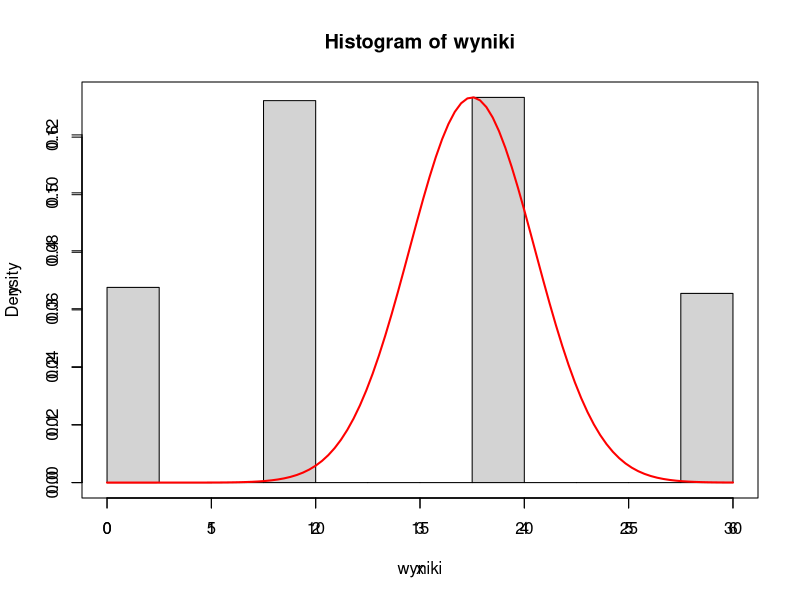
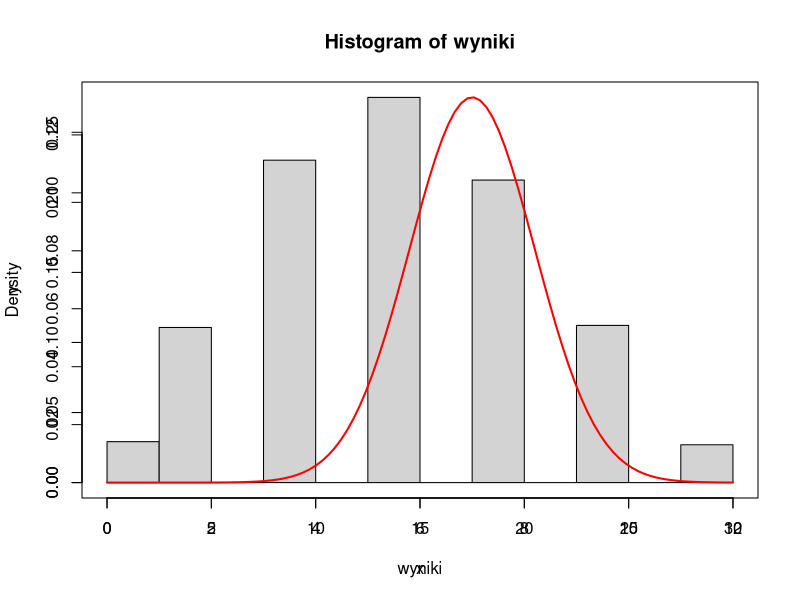
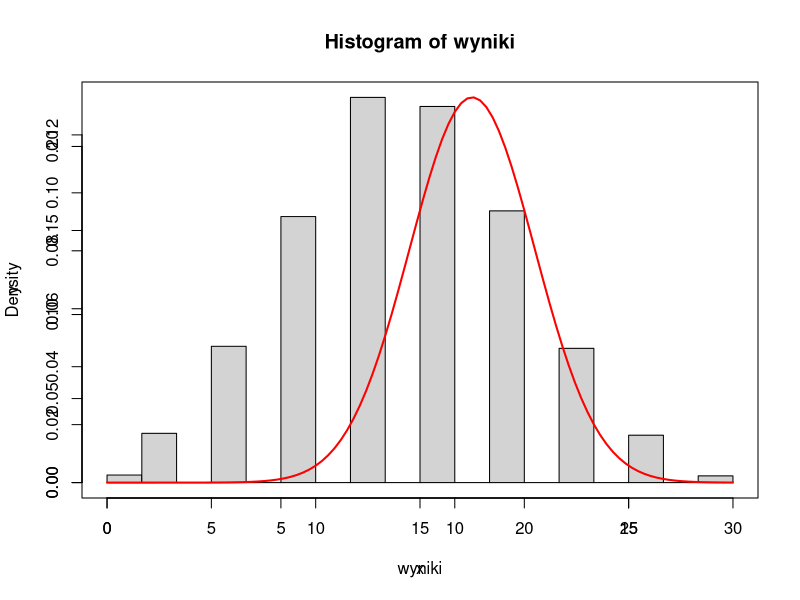
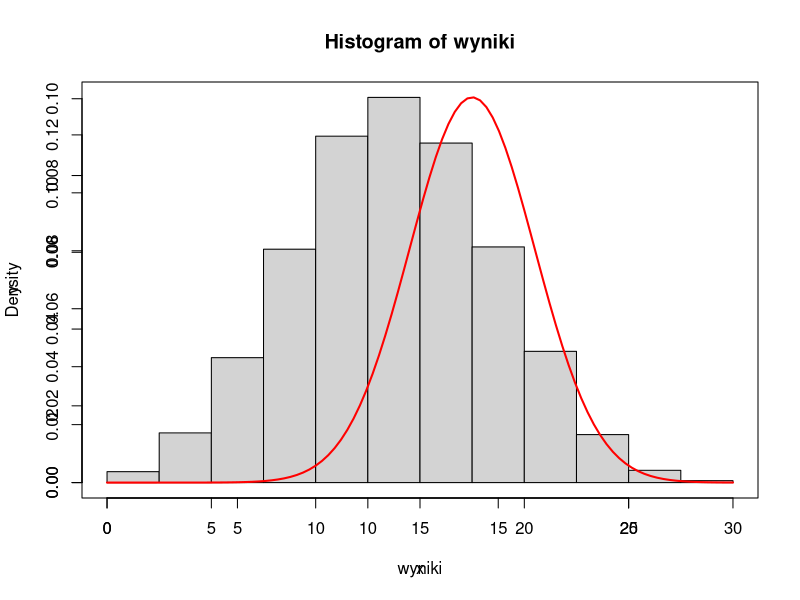
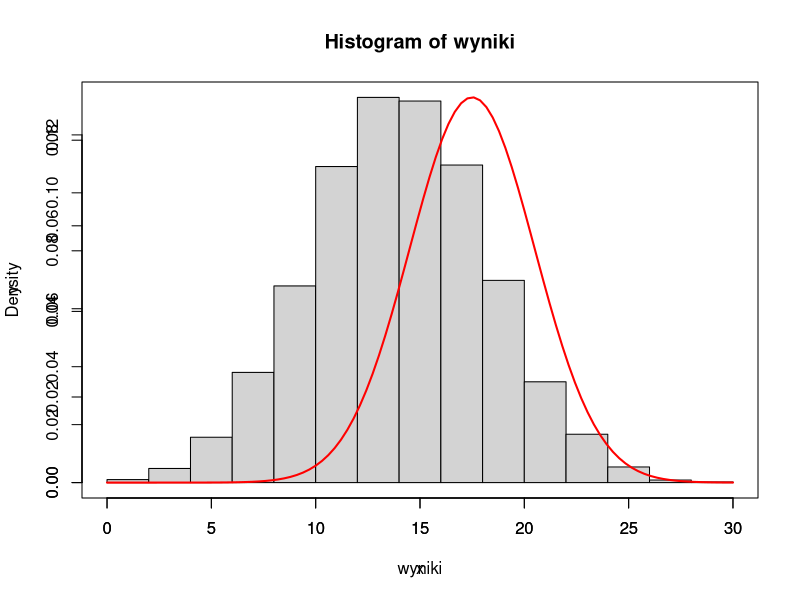
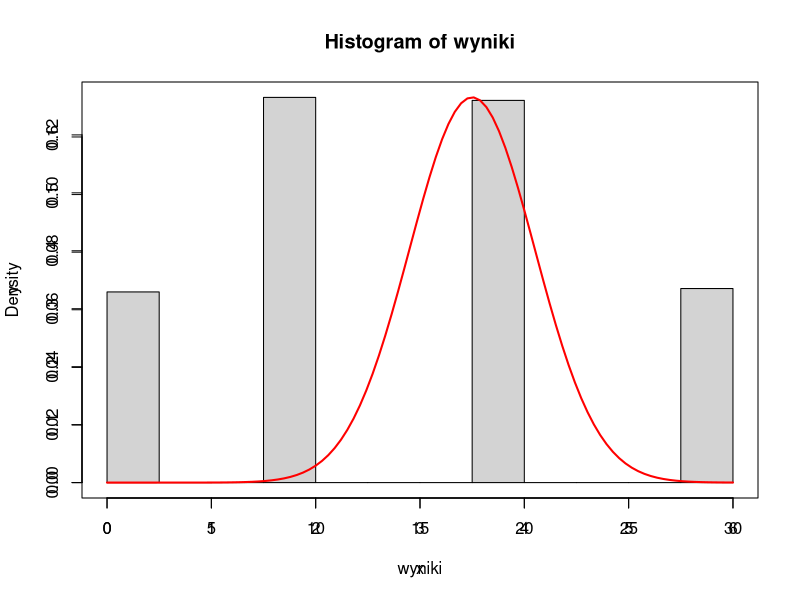
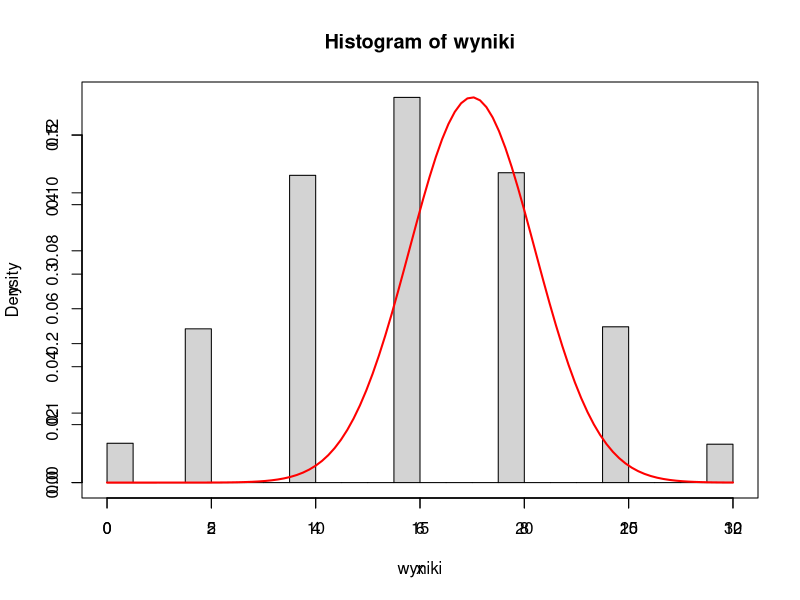
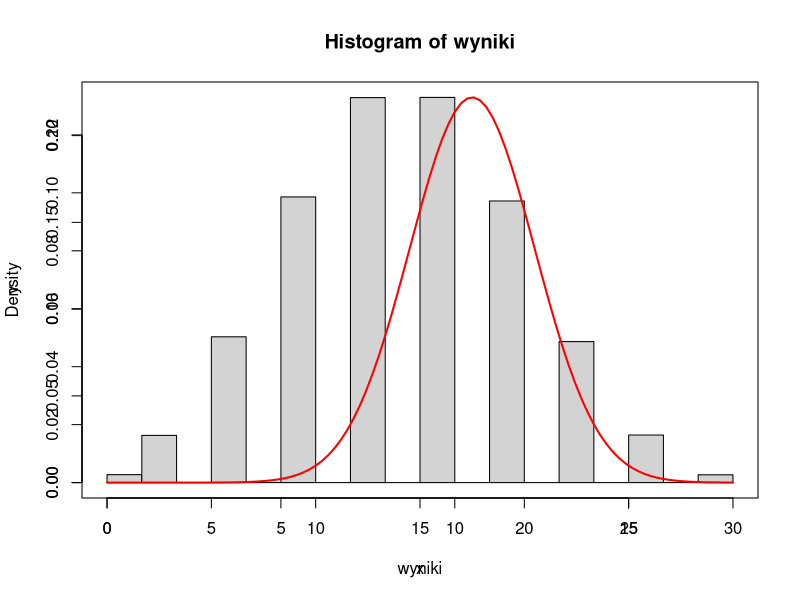

The R script that drew these images, in order:
# cześć III


myFunction <- function(number_of_round,number_of_sum) {
  N <- number_of_round
  kostka_zepsuta <- c(0,2,2,4,4,6)
  nr_partii <- 0
  wyniki <- rep(0, N)
  
  
  for (i in 0:N) {
    for (j in 1:number_of_sum) {
      wyniki[i] <- wyniki[i] + sample(kostka_zepsuta, 1)
    }
  }
  
  
  hist(wyniki, freq = F)
  x <- seq(0, 30, length.out = 100)
  y <- dnorm(x, 17.5, 3)
  par(new=T)
  plot(x, y, type = "l", lwd = 2, col = "red")
}

# Część III
# 1
myFunction(10000, 1)

# 2
myFunction(10000, 2)

# 3
myFunction(10000, 3)

# 4
myFunction(10000, 4)

# 5
myFunction(10000, 5)

# wnioski z części III:
# Im więcej razy rzucamy kostką tym bardziej rozkład zbliża się do rozkładu normalnego.

# część II
myFunction(100000, 1)
myFunction(100000, 2)
myFunction(100000, 3)
myFunction(100000, 4)
myFunction(100000, 5)

# wnioski z części II dla części III:
# Im więcej razy rzucamy kostką tym bardziej rozkład zbliża się do rozkładu normalnego
